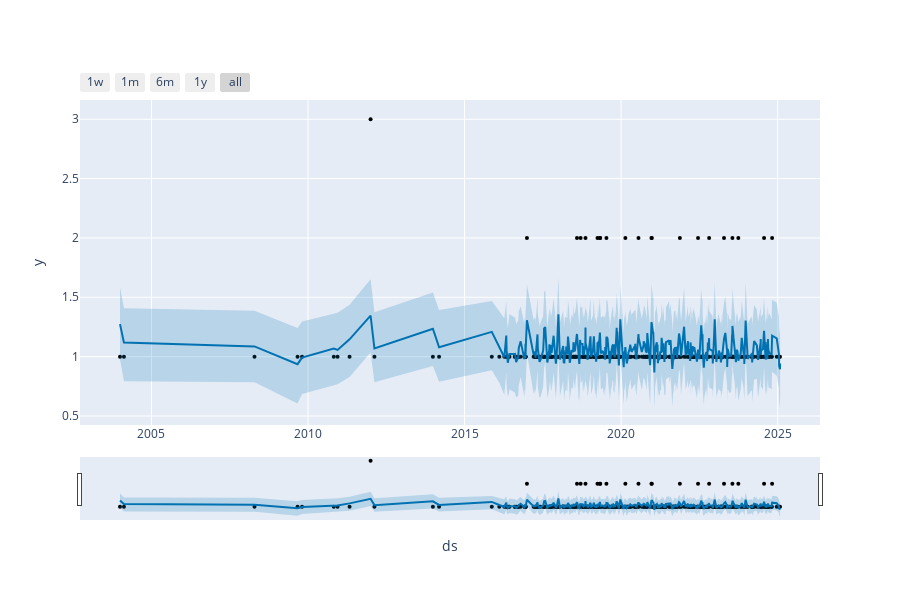

The code cell stored with this chart in its notebook:
### Code cell
plot_plotly(model, forecast)

### Figure 1 — Plotly figure (JSON) as saved in the notebook; plotly's stock layout.template omitted (floating-point values rounded to 4 significant figures; data arrays with more than 128 entries replaced by an {"elided": "..."} marker saying what was removed)
{"data": [{"marker": {"color": "black", "size": 4}, "mode": "markers", "name": "Actual", "type": "scatter", "x": {"elided": "344 str values"}, "y": {"elided": "344 int values"}}, {"hoverinfo": "skip", "line": {"width": 0}, "mode": "lines", "type": "scatter", "x": {"elided": "368 str values"}, "y": {"elided": "368 float values"}}, {"fill": "tonexty", "fillcolor": "rgba(0, 114, 178, 0.2)", "line": {"color": "#0072B2", "width": 2}, "mode": "lines", "name": "Predicted", "type": "scatter", "x": {"elided": "368 str values"}, "y": {"elided": "368 float values"}}, {"fill": "tonexty", "fillcolor": "rgba(0, 114, 178, 0.2)", "hoverinfo": "skip", "line": {"width": 0}, "mode": "lines", "type": "scatter", "x": {"elided": "368 str values"}, "y": {"elided": "368 float values"}}], "layout": {"height": 600, "showlegend": false, "width": 900, "xaxis": {"rangeselector": {"buttons": [{"count": 7, "label": "1w", "step": "day", "stepmode": "backward"}, {"count": 1, "label": "1m", "step": "month", "stepmode": "backward"}, {"count": 6, "label": "6m", "step": "month", "stepmode": "backward"}, {"count": 1, "label": "1y", "step": "year", "stepmode": "backward"}, {"step": "all"}]}, "rangeslider": {"visible": true}, "title": {"text": "ds"}, "type": "date"}, "yaxis": {"title": {"text": "y"}}}}
